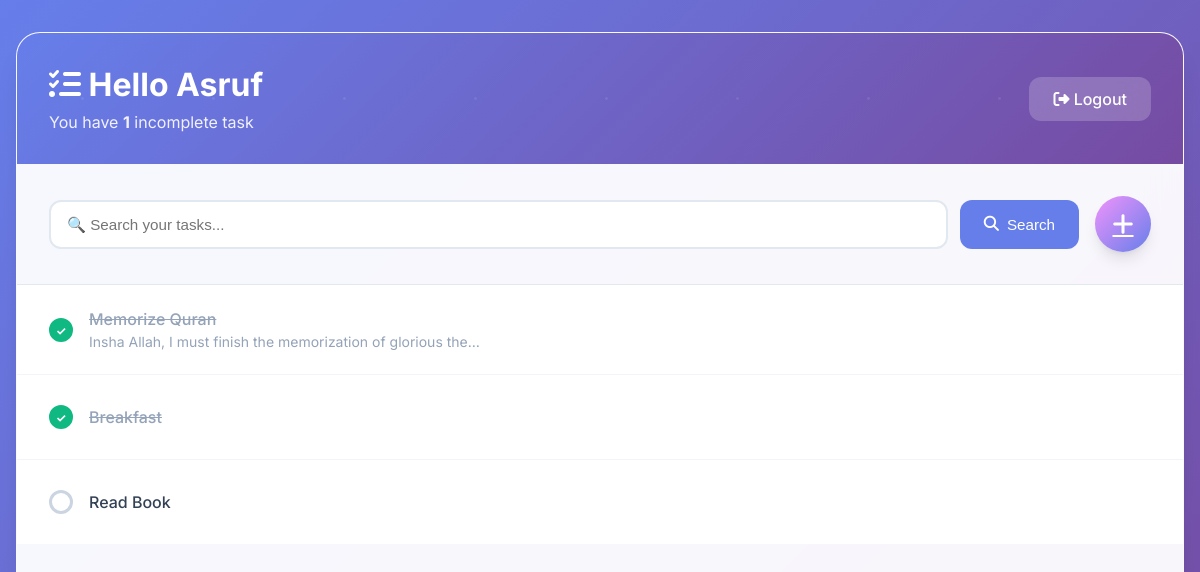
The page / (signed in) on the database as committed earlier.
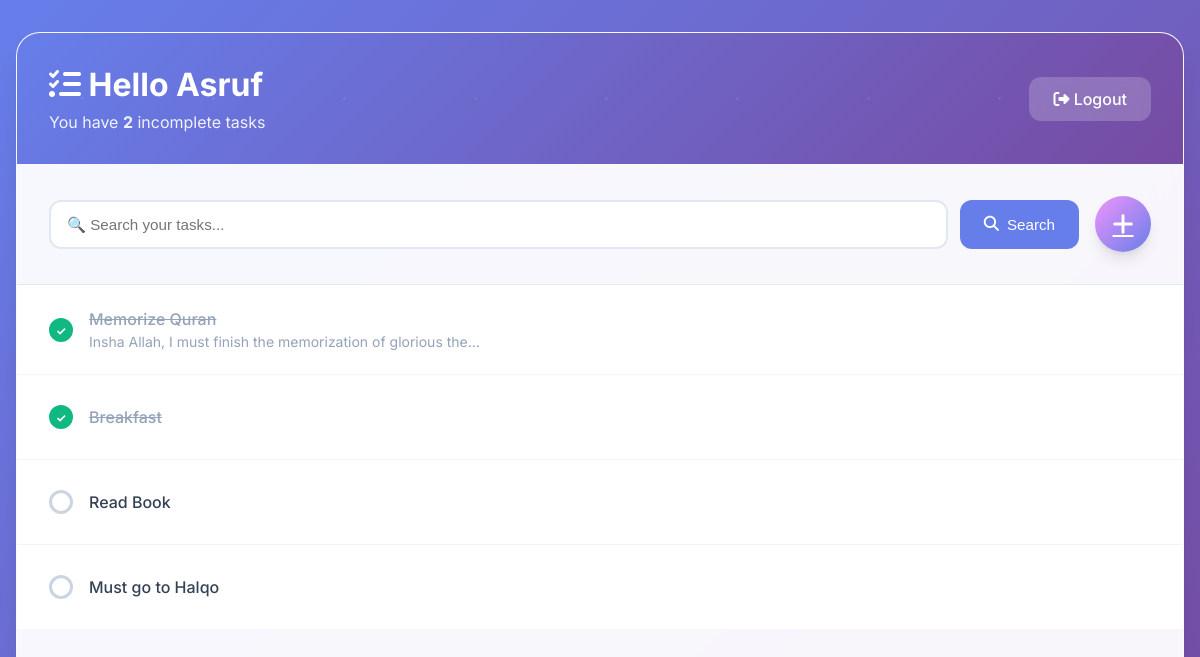
The same page on the database as committed later.
### base/models.py (models this page shows, shortened)
class Task(models.Model):
    user = models.ForeignKey(
        User, on_delete=models.CASCADE, null=True, blank=True)
    title = models.CharField(max_length=200)
    description = models.TextField(null=True, blank=True)
    complete = models.BooleanField(default=False)
    created = models.DateTimeField(auto_now_add=True)
    class Meta:
        order_with_respect_to = 'user'

### base/views.py (the view)
# urls.py: path('', TaskList.as_view(), name='tasks'),
class TaskList(LoginRequiredMixin, ListView):
    model = Task
    context_object_name = 'tasks'
    def get_context_data(self, **kwargs):
        context = super().get_context_data(**kwargs)
        context['tasks'] = context['tasks'].filter(user=self.request.user)
        context['count'] = context['tasks'].filter(complete=False).count()
        search_input = self.request.GET.get('search-area') or ''
        if search_input:
            context['tasks'] = context['tasks'].filter(
                title__contains=search_input)
        context['search_input'] = search_input
        return context

### base/templates/base/task_list.html (shortened to what this page needs)
{% extends 'base/main.html' %}
{% block content %}
<div class="header-bar">
    <div class="header-content">
        <div>
            <h1><i class="fas fa-tasks"></i> Hello {{request.user|title}}</h1>
            <h3>You have <strong>{{count}}</strong> incomplete task{{ count|pluralize:"s" }}</h3>
        </div>
        {% if request.user.is_authenticated %}
            <a href="{% url 'logout' %}"><i class="fas fa-sign-out-alt"></i> Logout</a>
        {% else %}
            <a href="{% url 'login' %}"><i class="fas fa-sign-in-alt"></i> Login</a>
        {% endif %}
    </div>
</div>
<div id="search-add-wrapper">
    <form method="GET" class="search-form">
        <input type="text" name="search-area" class="search-input" placeholder="🔍 Search your tasks..." value="{{search_input}}">
        <button type="submit" class="btn btn-primary">
            <i class="fas fa-search"></i> Search
        </button>
    </form>
    <a href="{% url 'task-create' %}" class="add-btn" title="Add new task">
        <i class="fas fa-plus"></i>
    </a>
</div>
<div id="tasklist" class="task-list">
    {% for task in tasks %}
        <div class="task-wrapper {% if task.complete %}task-complete{% endif %}" data-position="{{task.pk}}">
            <div class="task-content">
                <div class="task-checkbox"></div>
                <div class="task-text">
                    <a href="{% url 'task-update' task.id %}">{{task.title}}</a>
                    {% if task.description %}
                        <p class="task-description">{{task.description|truncatechars:60}}</p>
                    {% endif %}
                </div>
            </div>
        </div>
    {% endfor %}
</div>
{% endblock content %}

### base/templates/base/main.html (shortened to what this page needs)
<!DOCTYPE html>
<html lang="en">
<head>
    <link href="https://cdnjs.cloudflare.com/ajax/libs/font-awesome/6.4.0/css/all.min.css" rel="stylesheet">
</head>
<body>
    <div class="container">
        {% block content %} {% endblock content %}
    </div>
</body>
</html>

### base/templates/base/main.html (style rules this page uses)
* { margin: 0; padding: 0; box-sizing: border-box; }
:root { --primary: #667eea; --primary-dark: #5a6fd8; --secondary: #764ba2; --accent: #f093fb; --success: #10b981; --danger: #ef4444; --warning: #f59e0b; --dark: #1f2937; --light: #f8fafc; --gray-100: #f1f5f9; --gray-200: #e2e8f0; --gray-300: #cbd5e1; --gray-400: #94a3b8; --gray-500: #64748b; --gray-600: #475569; --gray-700: #334155; --gray-800: #1e293b; --shadow-sm: 0 1px 2px 0 rgb(0 0 0 / 0.05); --shadow: 0 1px 3px 0 rgb(0 0 0 / 0.1), 0 1px 2px -1px rgb(0 0 0 / 0.1); --shadow-lg: 0 10px 15px -3px rgb(0 0 0 / 0.1), 0 4px 6px -4px rgb(0 0 0 / 0.1); --shadow-xl: 0 20px 25px -5px rgb(0 0 0 / 0.1), 0 8px 10px -6px rgb(0 0 0 / 0.1); }
body { font-family: 'Inter', -apple-system, BlinkMacSystemFont, sans-serif; background: linear-gradient(135deg, #667eea 0%, #764ba2 100%); min-height: 100vh; padding: 2rem 1rem; color: var(--gray-700); background-attachment: fixed; }
.container { max-width: 1200px; margin: 0 auto; background: rgba(255, 255, 255, 0.95); backdrop-filter: blur(20px); border-radius: 24px; box-shadow: var(--shadow-xl); border: 1px solid rgba(255, 255, 255, 0.2); overflow: hidden; animation: slideUp 0.6s ease-out; min-height: calc(100vh - 4rem); }
.header-bar { background: linear-gradient(135deg, var(--primary) 0%, var(--secondary) 100%); padding: 2rem; color: white; position: relative; overflow: hidden; }
.header-bar::before { content: ''; position: absolute; top: 0; left: 0; right: 0; bottom: 0; pointer-events: none; }
.header-content { position: relative; z-index: 1; display: flex; justify-content: space-between; align-items: center; }
.header-content h1 { font-size: 2rem; font-weight: 700; margin-bottom: 0.5rem; }
.header-content h3 { font-size: 1rem; font-weight: 400; opacity: 0.9; }
.header-content a { color: white; text-decoration: none; padding: 0.75rem 1.5rem; background: rgba(255, 255, 255, 0.2); border-radius: 12px; font-weight: 500; transition: all 0.3s ease; backdrop-filter: blur(10px); }
#search-add-wrapper { padding: 2rem; display: flex; gap: 1rem; align-items: center; background: var(--gray-50); border-bottom: 1px solid var(--gray-200); }
.search-form { flex: 1; display: flex; gap: 0.75rem; }
.search-input { flex: 1; padding: 0.875rem 1rem; border: 2px solid var(--gray-200); border-radius: 12px; font-size: 0.95rem; transition: all 0.3s ease; background: white; }
.btn { padding: 0.875rem 1.5rem; border: none; border-radius: 12px; font-weight: 500; cursor: pointer; transition: all 0.3s ease; text-decoration: none; display: inline-flex; align-items: center; gap: 0.5rem; font-size: 0.95rem; }
.btn-primary { background: var(--primary); color: white; }
.add-btn { width: 56px; height: 56px; border-radius: 50%; background: linear-gradient(135deg, var(--accent) 0%, var(--primary) 100%); color: white; border: none; font-size: 1.5rem; cursor: pointer; transition: all 0.3s ease; box-shadow: var(--shadow-lg); display: flex; align-items: center; justify-content: center; }
.task-wrapper { display: flex; align-items: center; padding: 1.5rem 2rem; border-bottom: 1px solid var(--gray-100); transition: all 0.3s ease; background: white; position: relative; }
.task-wrapper:last-child { border-bottom: none; }
.task-content { display: flex; align-items: center; flex: 1; gap: 1rem; }
.task-checkbox { width: 24px; height: 24px; border-radius: 50%; border: 3px solid var(--gray-300); position: relative; cursor: pointer; transition: all 0.3s ease; }
.task-complete .task-checkbox { background: var(--success); border-color: var(--success); }
.task-complete .task-checkbox::after { content: '✓'; position: absolute; top: 50%; left: 50%; transform: translate(-50%, -50%); color: white; font-size: 0.75rem; font-weight: bold; }
.task-text { flex: 1; }
.task-text a { color: var(--gray-700); text-decoration: none; font-weight: 500; transition: color 0.3s ease; }
.task-complete .task-text a { color: var(--gray-400); text-decoration: line-through; }

### base/templates/base/task_list.html (style rules this page uses)
.task-description { font-size: 0.875rem; color: var(--gray-500); margin-top: 0.25rem; margin-bottom: 0; }
.task-complete .task-description { color: var(--gray-400); }

Rows that differ between the two databases and show on the page:
added Task: title "Must go to Halqo", complete False (drawn)
Other text that changed with them:
{{ count }}: "1" → "2"
